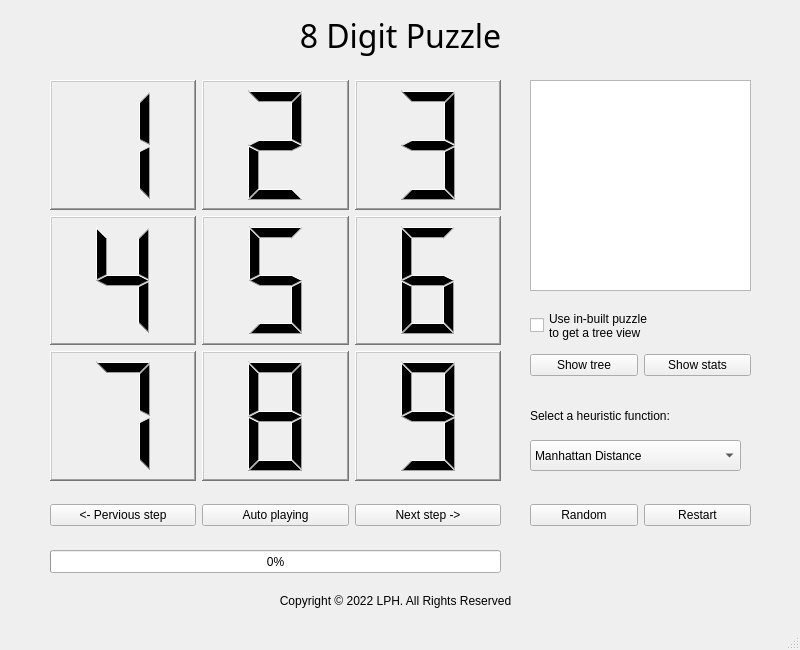
<?xml version="1.0" encoding="UTF-8"?>
<ui version="4.0">
 <class>EightDigitPuzzle</class>
 <widget class="QMainWindow" name="EightDigitPuzzle">
  <property name="geometry">
   <rect>
    <x>0</x>
    <y>0</y>
    <width>800</width>
    <height>650</height>
   </rect>
  </property>
  <property name="minimumSize">
   <size>
    <width>800</width>
    <height>650</height>
   </size>
  </property>
  <property name="maximumSize">
   <size>
    <width>800</width>
    <height>650</height>
   </size>
  </property>
  <property name="windowTitle">
   <string>EightDigitPuzzle</string>
  </property>
  <property name="windowIcon">
   <iconset>
    <normalon>img/icon.png</normalon>
   </iconset>
  </property>
  <widget class="QWidget" name="centralwidget">
   <property name="minimumSize">
    <size>
     <width>800</width>
     <height>650</height>
    </size>
   </property>
   <property name="maximumSize">
    <size>
     <width>800</width>
     <height>650</height>
    </size>
   </property>
   <widget class="QTextBrowser" name="Text_Information">
    <property name="geometry">
     <rect>
      <x>530</x>
      <y>80</y>
      <width>221</width>
      <height>211</height>
     </rect>
    </property>
   </widget>
   <widget class="QWidget" name="gridLayoutWidget">
    <property name="geometry">
     <rect>
      <x>50</x>
      <y>80</y>
      <width>451</width>
      <height>401</height>
     </rect>
    </property>
    <layout class="QGridLayout" name="LCD_Grid">
     <property name="sizeConstraint">
      <enum>QLayout::SetDefaultConstraint</enum>
     </property>
     <item row="2" column="2">
      <widget class="QLCDNumber" name="LCD_9">
       <property name="frameShape">
        <enum>QFrame::WinPanel</enum>
       </property>
       <property name="frameShadow">
        <enum>QFrame::Raised</enum>
       </property>
       <property name="digitCount">
        <number>1</number>
       </property>
       <property name="intValue" stdset="0">
        <number>9</number>
       </property>
      </widget>
     </item>
     <item row="0" column="2">
      <widget class="QLCDNumber" name="LCD_3">
       <property name="frameShape">
        <enum>QFrame::WinPanel</enum>
       </property>
       <property name="frameShadow">
        <enum>QFrame::Raised</enum>
       </property>
       <property name="digitCount">
        <number>1</number>
       </property>
       <property name="segmentStyle">
        <enum>QLCDNumber::Filled</enum>
       </property>
       <property name="intValue" stdset="0">
        <number>3</number>
       </property>
      </widget>
     </item>
     <item row="1" column="2">
      <widget class="QLCDNumber" name="LCD_6">
       <property name="frameShape">
        <enum>QFrame::WinPanel</enum>
       </property>
       <property name="frameShadow">
        <enum>QFrame::Raised</enum>
       </property>
       <property name="digitCount">
        <number>1</number>
       </property>
       <property name="intValue" stdset="0">
        <number>6</number>
       </property>
      </widget>
     </item>
     <item row="0" column="1">
      <widget class="QLCDNumber" name="LCD_2">
       <property name="frameShape">
        <enum>QFrame::WinPanel</enum>
       </property>
       <property name="digitCount">
        <number>1</number>
       </property>
       <property name="intValue" stdset="0">
        <number>2</number>
       </property>
      </widget>
     </item>
     <item row="1" column="1">
      <widget class="QLCDNumber" name="LCD_5">
       <property name="frameShape">
        <enum>QFrame::WinPanel</enum>
       </property>
       <property name="frameShadow">
        <enum>QFrame::Raised</enum>
       </property>
       <property name="digitCount">
        <number>1</number>
       </property>
       <property name="intValue" stdset="0">
        <number>5</number>
       </property>
      </widget>
     </item>
     <item row="1" column="0">
      <widget class="QLCDNumber" name="LCD_4">
       <property name="frameShape">
        <enum>QFrame::WinPanel</enum>
       </property>
       <property name="digitCount">
        <number>1</number>
       </property>
       <property name="intValue" stdset="0">
        <number>4</number>
       </property>
      </widget>
     </item>
     <item row="2" column="1">
      <widget class="QLCDNumber" name="LCD_8">
       <property name="frameShape">
        <enum>QFrame::WinPanel</enum>
       </property>
       <property name="digitCount">
        <number>1</number>
       </property>
       <property name="intValue" stdset="0">
        <number>8</number>
       </property>
      </widget>
     </item>
     <item row="2" column="0">
      <widget class="QLCDNumber" name="LCD_7">
       <property name="frameShape">
        <enum>QFrame::WinPanel</enum>
       </property>
       <property name="digitCount">
        <number>1</number>
       </property>
       <property name="intValue" stdset="0">
        <number>7</number>
       </property>
      </widget>
     </item>
     <item row="0" column="0">
      <widget class="QLCDNumber" name="LCD_1">
       <property name="frameShape">
        <enum>QFrame::WinPanel</enum>
       </property>
       <property name="digitCount">
        <number>1</number>
       </property>
       <property name="intValue" stdset="0">
        <number>1</number>
       </property>
      </widget>
     </item>
    </layout>
   </widget>
   <widget class="QCheckBox" name="Check_GetTree">
    <property name="geometry">
     <rect>
      <x>530</x>
      <y>300</y>
      <width>211</width>
      <height>51</height>
     </rect>
    </property>
    <property name="text">
     <string>Use in-built puzzle
to get a tree view</string>
    </property>
    <property name="checked">
     <bool>false</bool>
    </property>
   </widget>
   <widget class="QProgressBar" name="Progress_Steps">
    <property name="geometry">
     <rect>
      <x>50</x>
      <y>550</y>
      <width>451</width>
      <height>23</height>
     </rect>
    </property>
    <property name="value">
     <number>0</number>
    </property>
   </widget>
   <widget class="QComboBox" name="Combo_Function">
    <property name="geometry">
     <rect>
      <x>530</x>
      <y>440</y>
      <width>211</width>
      <height>31</height>
     </rect>
    </property>
    <property name="focusPolicy">
     <enum>Qt::WheelFocus</enum>
    </property>
    <property name="autoFillBackground">
     <bool>false</bool>
    </property>
    <property name="currentText">
     <string>Manhattan Distance</string>
    </property>
    <property name="sizeAdjustPolicy">
     <enum>QComboBox::AdjustToContentsOnFirstShow</enum>
    </property>
    <property name="placeholderText">
     <string/>
    </property>
    <item>
     <property name="text">
      <string>Manhattan Distance</string>
     </property>
    </item>
    <item>
     <property name="text">
      <string>Euclidean Distance</string>
     </property>
    </item>
    <item>
     <property name="text">
      <string>Cosine Distance</string>
     </property>
    </item>
   </widget>
   <widget class="QLabel" name="Label_SelectFunction">
    <property name="geometry">
     <rect>
      <x>530</x>
      <y>390</y>
      <width>201</width>
      <height>51</height>
     </rect>
    </property>
    <property name="text">
     <string>Select a heuristic function:</string>
    </property>
    <property name="wordWrap">
     <bool>true</bool>
    </property>
   </widget>
   <widget class="QLabel" name="Label_Copyright">
    <property name="geometry">
     <rect>
      <x>50</x>
      <y>580</y>
      <width>691</width>
      <height>41</height>
     </rect>
    </property>
    <property name="text">
     <string>Copyright © 2022 LPH. All Rights Reserved</string>
    </property>
    <property name="alignment">
     <set>Qt::AlignCenter</set>
    </property>
   </widget>
   <widget class="QLabel" name="Label_Title">
    <property name="geometry">
     <rect>
      <x>50</x>
      <y>0</y>
      <width>701</width>
      <height>71</height>
     </rect>
    </property>
    <property name="font">
     <font>
      <family>Lucida Handwriting</family>
      <pointsize>24</pointsize>
      <weight>50</weight>
      <italic>false</italic>
      <bold>false</bold>
     </font>
    </property>
    <property name="styleSheet">
     <string notr="true">font: 24pt &quot;Lucida Handwriting&quot;;</string>
    </property>
    <property name="text">
     <string>8 Digit Puzzle</string>
    </property>
    <property name="alignment">
     <set>Qt::AlignCenter</set>
    </property>
   </widget>
   <widget class="QWidget" name="layoutWidget">
    <property name="geometry">
     <rect>
      <x>50</x>
      <y>500</y>
      <width>451</width>
      <height>30</height>
     </rect>
    </property>
    <layout class="QHBoxLayout" name="horizontalLayout_2">
     <item>
      <widget class="QPushButton" name="Button_PerviousStep">
       <property name="text">
        <string>&lt;- Pervious step</string>
       </property>
      </widget>
     </item>
     <item>
      <widget class="QPushButton" name="Button_Auto">
       <property name="text">
        <string>Auto playing</string>
       </property>
      </widget>
     </item>
     <item>
      <widget class="QPushButton" name="Button_NextStep">
       <property name="text">
        <string>Next step -&gt;</string>
       </property>
      </widget>
     </item>
    </layout>
   </widget>
   <widget class="QWidget" name="layoutWidget">
    <property name="geometry">
     <rect>
      <x>530</x>
      <y>500</y>
      <width>221</width>
      <height>30</height>
     </rect>
    </property>
    <layout class="QHBoxLayout" name="horizontalLayout">
     <item>
      <widget class="QPushButton" name="Button_Init">
       <property name="text">
        <string>Random</string>
       </property>
      </widget>
     </item>
     <item>
      <widget class="QPushButton" name="Button_Reset">
       <property name="text">
        <string>Restart</string>
       </property>
      </widget>
     </item>
    </layout>
   </widget>
   <widget class="QWidget" name="layoutWidget">
    <property name="geometry">
     <rect>
      <x>530</x>
      <y>350</y>
      <width>221</width>
      <height>30</height>
     </rect>
    </property>
    <layout class="QHBoxLayout" name="horizontalLayout_3">
     <item>
      <widget class="QPushButton" name="Button_Show">
       <property name="text">
        <string>Show tree</string>
       </property>
      </widget>
     </item>
     <item>
      <widget class="QPushButton" name="Button_ShowStats">
       <property name="text">
        <string>Show stats</string>
       </property>
      </widget>
     </item>
    </layout>
   </widget>
   <zorder>layoutWidget</zorder>
   <zorder>layoutWidget</zorder>
   <zorder>layoutWidget</zorder>
   <zorder>Text_Information</zorder>
   <zorder>gridLayoutWidget</zorder>
   <zorder>Check_GetTree</zorder>
   <zorder>Progress_Steps</zorder>
   <zorder>Combo_Function</zorder>
   <zorder>Label_SelectFunction</zorder>
   <zorder>Label_Title</zorder>
   <zorder>Label_Copyright</zorder>
  </widget>
  <widget class="QMenuBar" name="menubar">
   <property name="geometry">
    <rect>
     <x>0</x>
     <y>0</y>
     <width>800</width>
     <height>26</height>
    </rect>
   </property>
  </widget>
  <widget class="QStatusBar" name="statusbar"/>
 </widget>
 <resources/>
 <connections/>
</ui>
